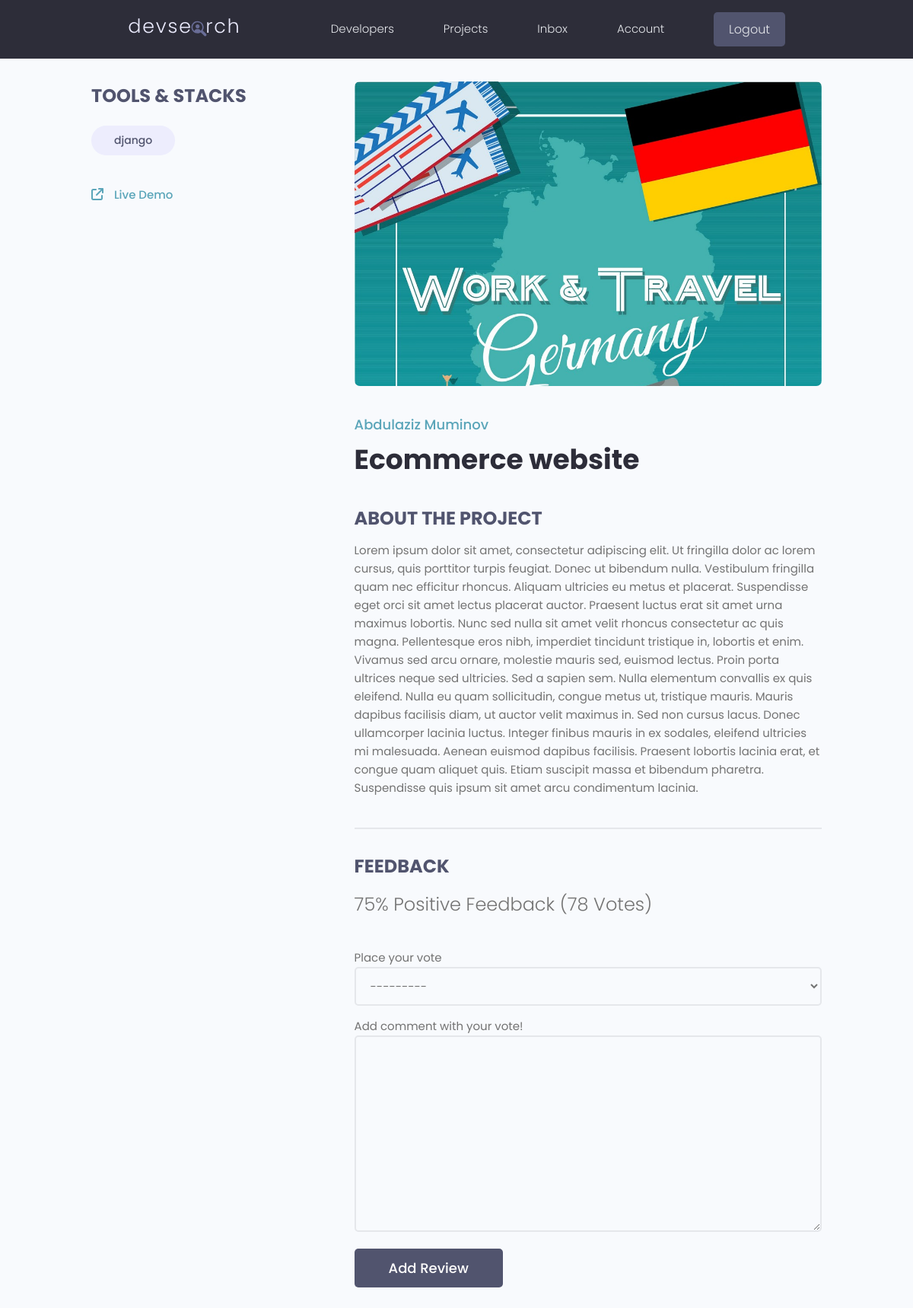
Screenshot of /projects/project/9e209ff1-8fbd-4068-9adf-10128dfa8722/ (signed in) with the database file from the repository.
### projects/models.py (models this page shows, shortened)
class Tag(models.Model):
    name = models.CharField(max_length=200)
    created = models.DateTimeField(auto_now_add=True)
    id = models.UUIDField(default=uuid.uuid4, unique=True, editable=False, primary_key=True)
    def __str__(self):
        return self.name

class Project(models.Model):
    owner = models.ForeignKey(Profile, null=True, blank=True, on_delete=models.SET_NULL)
    title = models.CharField(max_length=200)
    description = models.TextField(null=True, blank=True)
    featured_image = models.ImageField(null=True, blank=True, default='default.jpg')
    demo_link = models.CharField(max_length=2000, null=True, blank=True)
    source_link = models.CharField(max_length=2000, null=True, blank=True)
    created = models.DateTimeField(auto_now_add=True)
    id = models.UUIDField(default=uuid.uuid4, unique=True, editable=False, primary_key=True)
    tags = models.ManyToManyField('Tag', blank=True)
    vote_total = models.IntegerField(default=0, blank=True, null=True)
    vote_ratio = models.IntegerField(default=0, blank=True, null=True)
    class Meta:
        ordering = ["-vote_ratio", "-vote_total", "title"]
    @property
    def reviewers(self):
        queryset = self.review_set.all().values_list('owner_id', flat=True)
        return queryset

class Review(models.Model):
    VOTE_TYPE = (
        ("up", "Up Vote"),
        ("down", "Down Vote"),
    )
    owner = models.ForeignKey(Profile, on_delete=models.CASCADE, null=True)
    project = models.ForeignKey(Project, on_delete=models.CASCADE)
    body = models.TextField(null=True, blank=True)
    value = models.CharField(max_length=200, choices=VOTE_TYPE)
    created = models.DateTimeField(auto_now_add=True)
    id = models.UUIDField(default=uuid.uuid4, unique=True, editable=False, primary_key=True)
    class Meta:
        unique_together = [['owner', 'project']]

### users/models.py (models this page shows, shortened)
class Profile(models.Model):
    user = models.OneToOneField(User, on_delete=models.CASCADE, null=True, blank=True)
    name = models.CharField(max_length=200, blank=True, null=True)
    email = models.EmailField(max_length=500, blank=True, null=True)
    username = models.CharField(max_length=200, blank=True, null=True)
    location = models.CharField(max_length=200, blank=True, null=True)
    short_intro = models.CharField(max_length=200, blank=True, null=True)
    bio = models.TextField(blank=True, null=True)
    profile_image = models.ImageField(null=True, blank=True, upload_to='profiles/',
                                      default='profiles/user-default.png')
    social_github = models.CharField(max_length=200, blank=True, null=True)
    social_twitter = models.CharField(max_length=200, blank=True, null=True)
    social_youtube = models.CharField(max_length=200, blank=True, null=True)
    social_linkedin = models.CharField(max_length=200, blank=True, null=True)
    social_website = models.CharField(max_length=200, blank=True, null=True)
    created = models.DateTimeField(auto_now_add=True)
    id = models.UUIDField(default=uuid.uuid4, unique=True, editable=False, primary_key=True)
    class Meta:
        ordering = ["created"]

### projects/views.py (the view, shortened to what this page needs)
# urls.py: path('project/<str:pk>/', views.project, name='project'),
def project(request, pk):
    projectObj = Project.objects.get(id=pk)
    form = ReviewForm()
    return render(request, 'projects/single-project.html', {'project': projectObj, 'form': form})

### projects/forms.py
class ReviewForm(ModelForm):
    class Meta:
        model = Review
        fields = ['value', 'body']
        labels = {
            'value': 'Place your vote',
            'body': 'Add comment with your vote!'
        }
    def __init__(self, *args, **kwargs):
        super(ReviewForm, self).__init__(*args, **kwargs)
        for name, field in self.fields.items():
            field.widget.attrs.update({'class': 'input'})

### projects/templates/projects/single-project.html (shortened to what this page needs)
{% extends 'main.html' %}
{% block content %}
  <main class="singleProject my-md">
    <div class="container">
      <div class="layout">
        <div class="column column--1of3">
          <h3 class="singleProject__subtitle">Tools & Stacks</h3>
          <div class="singleProject__toolStack">
              {% for tag in project.tags.all %}
            <span class="tag tag--pill tag--sub tag--lg">
              <small>{{tag}}</small>
            </span>
            {% endfor %}
          </div>
          {% if project.demo_link %}
          <a class="singleProject__liveLink" href="#" target="_blank"><i class="fa-solid fa-arrow-up-right-from-square"></i> Live Demo
          </a>
          {% endif %}
        </div>
        <div class="column column--2of3">
          <img class="singleProject__preview" src="{{ project.featured_image.url }}" alt="portfolio thumbnail" />
          <a href="{% url 'user-profile' project.owner.id %}" class="singleProject__developer">{{project.owner.name}}</a>
          <h2 class="singleProject__title">{{project.title}}</h2>
          <h3 class="singleProject__subtitle">About the Project</h3>
          <div class="singleProject__info">
            {{project.description}}
          </div>
          <div class="comments">
            <h3 class="singleProject__subtitle">Feedback</h3>
            <h5 class="project--rating">
                {{project.vote_ratio}}% Positive Feedback ({{project.vote_total}} Vote{{project.vote_total|pluralize:"s"}})
            </h5>
            {% if request.user.profile.id in project.reviewers %}
            <p>You have already submitted your review for this project!</p>
            {% elif request.user.profile == project.owner %}
            <p>You cannot review your own work!</p>
            {% elif request.user.is_authenticated %}
            <form class="form" action="{% url 'project' project.id %}" method="POST">
                {% for field in form %}
                <div class="form__field">
                  {{field.label}}
                  {{field}}
                </div>
                {% endfor %}
              <input class="btn btn--sub btn--lg" type="submit" value="Add Review" />
            </form>
            {% else %}
            <a href="{% url 'login' %}?next={{request.path}}">Please, login to leave a review!</a>
            {% endif %}
          </div>
        </div>
      </div>
    </div>
  </main>
{% endblock content %}

### static/styles/app.css (style rules this page uses)
:root { --color-sub: #2d2d39; }
.btn--sub { background-color: var(--color-sub-light); }
img { width: 100%; }
.singleProject .column--1of3 { order: 2; }
@media screen and (min-width: 1081px) { .singleProject .column--1of3 { order: 1; } }
@media screen and (min-width: 1081px) { .singleProject .column--2of3 { order: 2; } }
.singleProject__toolStack { margin-top: 2rem; margin-bottom: 4rem; }
.singleProject__liveLink { font-weight: 500; transition: all 0.3s ease-in-out; border-bottom: 2px solid transparent; }
.singleProject__liveLink i { display: inline-block; font-size: 1.6rem; margin-right: 1rem; }
.singleProject__preview { height: 50vh; object-fit: cover; object-position: top center; margin-bottom: 3rem; border-radius: 0.7rem; }
.singleProject__developer { font-size: 1.8rem; font-weight: 500; }
.singleProject__title { font-size: 3.6rem; font-weight: 700; color: var(--color-sub); margin-bottom: 3rem; }
.project--rating { margin-bottom: 1.6em; margin-top: .5em; }
.singleProject__subtitle { text-transform: uppercase; font-size: 2.4rem; font-weight: 700; color: var(--color-sub-light); margin-bottom: 1rem; }
.comments { margin-top: 4rem; padding-top: 3rem; border-top: 2px solid var(--color-light); }

### static/uikit/styles/modules/_variables.css (style rules this page uses)
:root { --color-main: #5aa5b9; --color-main-light: #e6faff; --color-sub: #3f4156; --color-sub-light: #51546e; --color-sub-lighter: #ededfd; --color-text: #737373; --color-gray: #8b8b8b; --color-light: #e5e7eb; --color-light-gray: #767676; --color-bg: #f8fafd; --color-white: #fffefd; --color-white-light: #f3f3f3; --color-success: #359e64; --color-success-bg: #def8e8; --color-error: #fc4b0b; --color-error-bg: #fff2ee; --font-base: 'Poppins', arial, helvetica, 'Segoe UI', roboto, ubuntu, sans-serif; --font-monospace: 'Fira Code', 'Courier New', courier, monospace; --font-regular: 300; --font-medium: 500; --font-bold: 700; --generic-shadow: 1px 1px 5px #00000010; --generic-transition: all 0.3s ease-in-out; }

### static/uikit/styles/modules/_base.css (style rules this page uses)
* { margin: 0; padding: 0; box-sizing: border-box; text-rendering: optimizeLegibility; color: inherit; font-size: inherit; }
html { font-size: 50%; }
@media only screen and (min-width: 480px) { html { font-size: 56.25%; } }
@media only screen and (min-width: 1200px) { html { font-size: 62.5%; } }
body { line-height: 1.6; font-weight: 400; font-size: 1.5rem; color: var(--color-text); background-color: var(--color-bg); min-height: 100vh; }

### static/uikit/styles/modules/_typography.css (style rules this page uses)
* { font-family: var(--font-base); }
h2 { font-size: 3.6rem; font-weight: var(--font-bold); }
h3 { font-size: 3.2rem; font-weight: var(--font-medium); }
h5 { font-size: 2.4rem; font-weight: var(--font-medium); }
h5, h6 { font-weight: var(--font-regular); }
p, span, strong { font-size: 1.6rem; color: var(--color-text); font-weight: var(--font-regular); }
a { padding-bottom: 2px; text-decoration: none; display: inline-block; color: var(--color-main); font-weight: var(--font-medium); }

### static/uikit/styles/modules/_utilities.css (style rules this page uses)
.container { width: 92%; max-width: 165rem; margin: 0 auto; box-sizing: border-box; }
@media screen and (min-width: 1000px) { .container { width: 90%; } }
@media screen and (min-width: 1200px) { .container { width: 80%; } }
.my-md { margin: 3rem auto; }

### static/uikit/styles/modules/_button.css (style rules this page uses)
.btn { display: inline-block; position: relative; cursor: pointer; background-color: var(--color-light); font-weight: var(--font-medium); color: var(--color-sub); text-decoration: none; padding: 1rem 2rem; border-radius: 0.5rem; border: none; width: -webkit-fit-content; width: -moz-fit-content; width: fit-content; height: -webkit-fit-content; height: -moz-fit-content; height: fit-content; font-size: 1.6rem; outline-width: 0; outline-color: transparent; -webkit-backface-visibility: hidden; backface-visibility: hidden; transition: all 0.3s ease-in-out; }
.btn--sub { background-color: var(--color-sub); color: var(--color-white); }
.btn--lg { font-size: 1.8rem; padding: 1.2rem 4.5rem; }

### static/uikit/styles/modules/_form.css (style rules this page uses)
.form { display: block; }
.form__field { margin-top: 1.5rem; margin-bottom: 1.5rem; }
input.input[type='text'], input.input[type='email'], input.input[type='password'], input.input[type='number'], select.input, textarea.input { min-width: 24rem; width: 100%; padding: 1.2rem 1.5rem; border-radius: 0.5rem; border: 2px solid var(--color-light); transition: all 0.3s ease-in-out; background-color: var(--color-bg); }

### static/uikit/styles/modules/_layout.css (style rules this page uses)
.layout { display: flex; flex-flow: row wrap; justify-content: space-between; }
.layout > .column { margin-bottom: 3rem; }
.layout > .column.column--1of3 { flex-basis: 30%; }
.layout > .column.column--2of3 { flex-basis: 64%; }

### rows the page displays
Tag: name "django"
Project: featured_image (picture), owner.name "Abdulaziz Muminov", title "Ecommerce website", description "Lorem ipsum dolor sit amet, consectetur adipiscing elit. Ut fringilla dolor ac lorem cursus, quis porttitor turpis feugiat. Donec ut bibendum nulla. Vestibulum fringilla quam nec efficitur rhoncus. Aliquam ultricies eu metus et placerat. Suspendisse eget orci sit amet lectus placerat auctor. Praesent luctus erat sit amet urna maximus lobortis. Nunc sed nulla sit amet velit rhoncus consectetur ac quis magna. Pellentesque eros nibh, imperdiet tincidunt tristique in, lobortis et enim. Vivamus sed arcu ornare, molestie mauris sed, euismod lectus. Proin porta ultrices neque sed ultricies. Sed a sapien sem. Nulla elementum convallis ex quis eleifend. Nulla eu quam sollicitudin, congue metus ut,…", vote_ratio "75", vote_total "78"

### other values shown
{{ field.label }} "Place your vote" "Add comment with your vote!"
